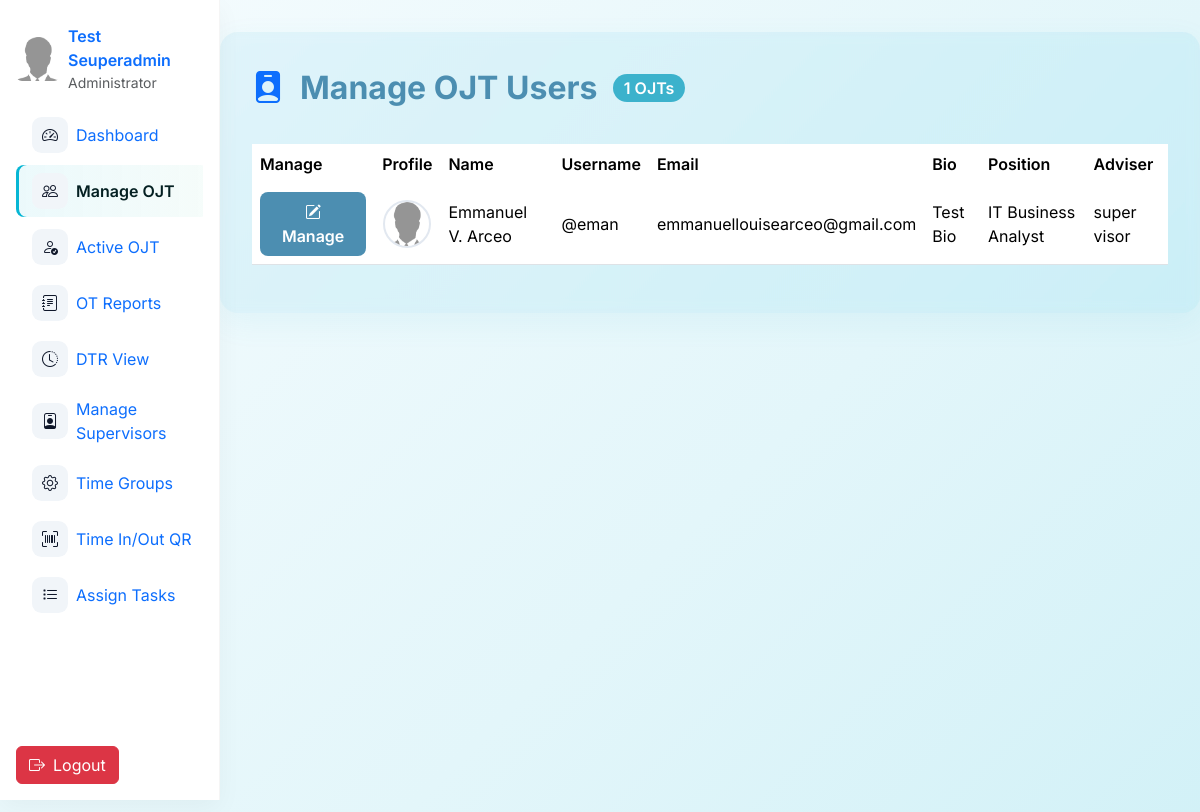
The page /admin/manageojt.php (signed in) on the database as committed earlier.
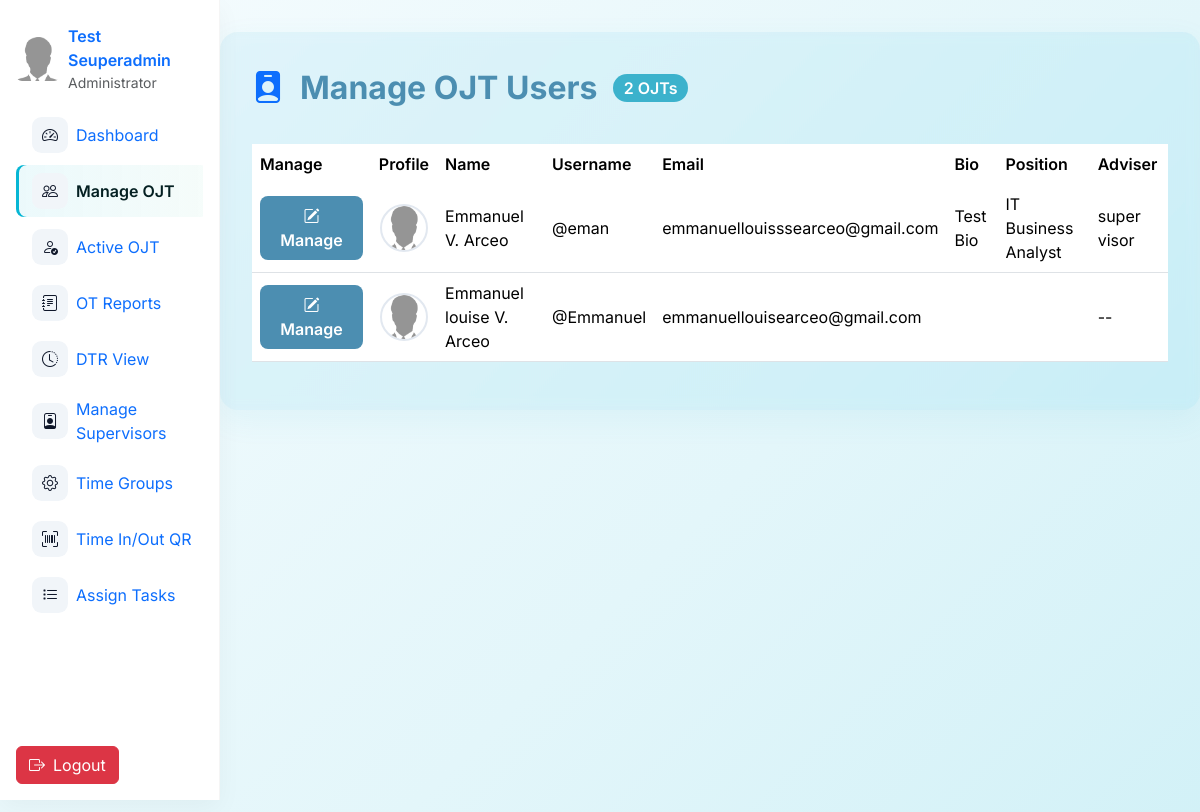
The same page on the database as committed later.
### tables this page shows
CREATE TABLE `users` (
  `id` int(11) NOT NULL,
  `username` varchar(50) NOT NULL,
  `email` varchar(100) NOT NULL,
  `password` varchar(255) NOT NULL,
  `role` enum('super_admin','admin','ojt') NOT NULL,
  `fname` varchar(50) DEFAULT NULL,
  `mname` varchar(225) DEFAULT NULL,
  `lname` varchar(50) DEFAULT NULL,
  `position` varchar(100) DEFAULT NULL,
  `age` int(11) DEFAULT NULL,
  `mobile` varchar(15) DEFAULT NULL,
  `school_org` varchar(100) DEFAULT NULL,
  `full_name` varchar(100) DEFAULT NULL,
  `bio` varchar(255) DEFAULT NULL,
  `profile_img` varchar(255) DEFAULT NULL,
  `adviser_id` int(11) DEFAULT NULL,
  `status` enum('active','restricted') NOT NULL DEFAULT 'active',
  `face_descriptor` text DEFAULT NULL
);

### admin/manageojt.php (the view, shortened to what the changed rows need)
<?php
include '../db.php';
if ($_SESSION['role'] === 'super_admin') {
    $ojts = $oat->query("SELECT id, username, fname, mname, lname, email, bio, profile_img, position, adviser_id FROM users WHERE role = 'ojt' ORDER BY lname, fname");
} else {
    $admin_id = (int)$_SESSION['user_id'];
    $ojts = $oat->query("SELECT id, username, fname, mname, lname, email, bio, profile_img, position, adviser_id FROM users WHERE role = 'ojt' AND (adviser_id = $admin_id OR adviser_id IS NULL OR adviser_id = '') ORDER BY lname, fname");
}
?>
<!DOCTYPE html>
<html lang="en">
<head>
    <link href="https://cdn.jsdelivr.net/npm/bootstrap@5.3.2/dist/css/bootstrap.min.css" rel="stylesheet">
    <link rel="stylesheet" href="https://cdn.jsdelivr.net/npm/bootstrap-icons@1.11.1/font/bootstrap-icons.css">
</head>
<body>
    <?php include 'nav.php'; ?>
    <div class="main-content">
        <div class="page-header">
            <i class="bi bi-person-badge-fill fs-2 text-primary"></i>
            <h1>Manage OJT Users</h1>
            <span class="badge rounded-pill"><?= htmlspecialchars($ojts->num_rows) ?> OJTs</span>
        </div>
        <div class="table-responsive">
            <table class="table ojt-table align-middle">
                <thead>
                    <tr>
                        <th>Manage</th>
                        <th>Profile</th>
                        <th>Name</th>
                        <th>Username</th>
                        <th>Email</th>
                        <th>Bio</th>
                        <th>Position</th>
                        <th>Adviser</th>
                    </tr>
                </thead>
                <tbody>
                    <?php while ($ojt = $ojts->fetch_assoc()): ?>
                        <tr>
                            <td class="text-center">
                                <button
                                    class="manage-btn"
                                    type="button"
                                    onclick="openManageModal(
                                        <?= (int)$ojt['id'] ?>,
                                        '<?= htmlspecialchars(addslashes($ojt['fname'])) ?>',
                                        '<?= htmlspecialchars(addslashes($ojt['mname'])) ?>',
                                        '<?= htmlspecialchars(addslashes($ojt['lname'])) ?>',
                                        '<?= htmlspecialchars(addslashes($ojt['username'])) ?>',
                                        '<?= htmlspecialchars(addslashes($ojt['email'])) ?>',
                                        '<?= htmlspecialchars(addslashes($ojt['bio'])) ?>',
                                        '<?= htmlspecialchars(addslashes($ojt['position'] ?? '')) ?>',
                                        '<?= htmlspecialchars(addslashes($ojt['adviser_id'] ?? '')) ?>'
                                    )"
                                >
                                    <i class="bi bi-pencil-square"></i> Manage
                                </button>
                            </td>
                            <td class="text-center">
                                <?php
                                    $img = '../uploads/noimg.png';
                                ?>
                                <img src="<?= htmlspecialchars($img) ?>"
                                     alt="Profile" class="user-avatar mx-auto">
                            </td>
                            <td>
                                <?php
                                $mname = trim($ojt['mname']);
                                $middle = $mname ? strtoupper($mname[0]) . '.' : '';
                                echo htmlspecialchars($ojt['fname'] . ' ' . ($middle ? $middle . ' ' : '') . $ojt['lname']);
                            ?>
                            </td>
                            <td>@<?= htmlspecialchars($ojt['username']) ?></td>
                            <td><?= htmlspecialchars($ojt['email']) ?></td>
                            <td><?= htmlspecialchars($ojt['bio']) ?></td>
                            <td><?= htmlspecialchars($ojt['position'] ?? '') ?></td>
                            <td>
                                <?php
                                if ($ojt['adviser_id']) {
                                    $stmt = $oat->prepare("SELECT fname, lname FROM users WHERE id = ?");
                                    $stmt->bind_param("i", $ojt['adviser_id']);
                                    $stmt->execute();
                                    $result = $stmt->get_result();
                                    if ($row = $result->fetch_assoc()) {
                                        echo htmlspecialchars($row['fname'] . ' ' . $row['lname']);
                                    } else {
                                        echo '--';
                                    }
                                } else {
                                    echo '--';
                                }
                                ?>
                            </td>
                        </tr>
                    <?php endwhile; ?>
                </tbody>
            </table>
        </div>
    </div>
</body>
</html>

Rows that differ between the two databases and show on the page:
changed users "Emmanuel V. Arceo": email "emmanuellouisearceo@gmail.com" → "emmanuellouisssearceo@gmail.com"
added users: fname+mname+lname "Emmanuel louise V. Arceo", username "Emmanuel", email "emmanuellouisearceo@gmail.com"
Other text that changed with them:
$ojts->num_rows: "1" → "2"
